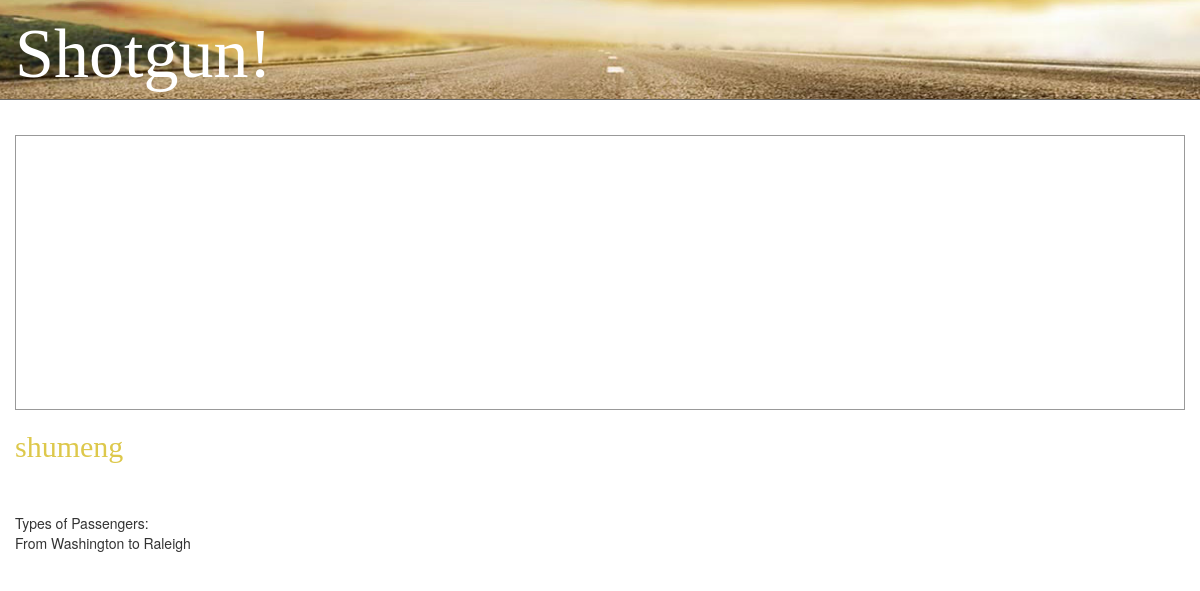
The page /rides/show/2 on the database its author committed.
### drive/models.py (models this page shows)
class Ride(models.Model):
    driver = models.ForeignKey(User)
    fromLocation = models.ForeignKey('Location', related_name='ride_from_set')
    toLocation = models.ForeignKey('Location', related_name='ride_to_set')
    leavingOn = models.DateField()
    gasMoney = models.DecimalField(max_digits=6, decimal_places=2)
    luggageRoom = models.IntegerField()

class Location(models.Model):
    lat = models.DecimalField(max_digits=10, decimal_places=6)
    lng = models.DecimalField(max_digits=10, decimal_places=6)
    formattedAddress = models.CharField(max_length=255)
    city = models.CharField(max_length=255)

### drive/views.py (the view)
# urls.py: url(r'^rides/show/(?P<pk>\d+)$', views.rides_show, name='rides_show'),
def rides_show(request, pk):
    ride = get_object_or_404(Ride, id=pk)
    return render(request, "rides/show.html", {'ride': ride})

### shotgun/resources/templates/rides/show.html (shortened to what this page needs)
{% extends 'layout_header.html' %}
{% block content %}
    <div id="map_canvas">
    </div>
    <section id="section-ride-show">
            <div class="ride">
                <h2>{{ride.driver.username}}</h2>
                <p>
                    {{ride.driver.shotgunprofile.school}}<br>
                    {{ride.driver.shotgunprofile.year}}<br>
                    Types of Passengers: {{ride.driver.shotgunprofile.passengers}}<br>
                    From {{ride.fromLocation.city}} to {{ride.toLocation.city}}
                </p>
            </div>
    </section>
{% endblock %}

### shotgun/resources/public/css/shotgun.css (style rules this page uses)
html, body { height: 100%; }
h2, h3, h4 { font-family: Avenir; color: #ddc84b; }
#map, #map_canvas { margin-top: 35px; height: 275px; width: 100%; border: 1px solid #999999; }

### rows shown on the page
Ride: driver.username "shumeng", fromLocation.city "Washington", toLocation.city "Raleigh"
